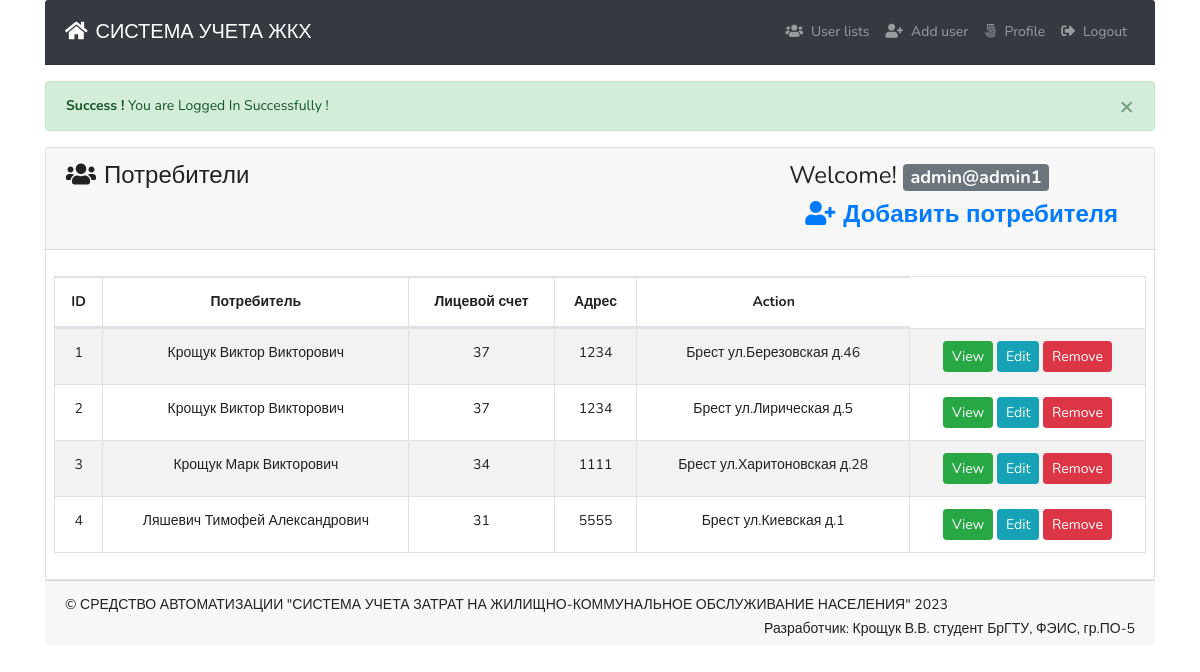
The page /client.php (signed in) on the database its author committed.
### tables this page shows
CREATE TABLE IF NOT EXISTS `tbl_users` (
  `id` int NOT NULL AUTO_INCREMENT,
  `name` varchar(255) DEFAULT NULL,
  `username` varchar(255) DEFAULT NULL,
  `email` varchar(255) DEFAULT NULL,
  `password` varchar(255) DEFAULT NULL,
  `mobile` varchar(25) DEFAULT NULL,
  `roleid` tinyint DEFAULT NULL,
  `isActive` tinyint DEFAULT '0',
  `created_at` timestamp NOT NULL DEFAULT CURRENT_TIMESTAMP,
  `updated_at` timestamp NOT NULL DEFAULT CURRENT_TIMESTAMP,
  PRIMARY KEY (`id`),
  KEY `id` (`id`)
);

### lib/Session.php (called while the page is built, shortened)
<?php
class Session{
  public static function get($key){
    if (isset($_SESSION[$key])) {
      return $_SESSION[$key];
    }else{
      return false;
    }
  }
}

### classes/Users.php (called while the page is built, shortened)
<?php
include 'lib/Database.php';
include_once 'lib/Session.php';
class Users{
  private $db;
  public function __construct(){
    $this->db = new Database();
  }
  public function selectAllClient(){
    $sql = "SELECT
    `сп_потребители`.`Код_потреб`,
    `сп_потребители`.`ФИО_потреб`,
    `tbl_users`.`id`,
    `сп_потребители`.`Лицевой_счет`,
    `сп_адреса_обслуживания`.`Адрес_обслуж`
    FROM `сп_потребители`
    INNER JOIN `сп_адреса_обслуживания` ON `сп_адреса_обслуживания`.`Код_потреб`=`сп_потребители`.`Код_потреб`
    INNER JOIN `tbl_users` ON `сп_потребители`.`id`=`tbl_users`.`id`
    ORDER BY `Код_потреб` ASC;";
    $stmt = $this->db->pdo->prepare($sql);
    $stmt->execute();
    return $stmt->fetchAll(PDO::FETCH_OBJ);
  }
}

### lib/Database.php (called while the page is built, shortened)
<?php
class  Database{
  public $pdo;
  public function __construct(){
    if (!isset($this->pdo)) {
      try {
        $link = new PDO('mysql:host='.DB_HOST.'; dbname='.DB_NAME, DB_USER, DB_PASS);
        $link->setAttribute(PDO::ATTR_ERRMODE, PDO::ERRMODE_EXCEPTION);
        $link->exec("SET CHARACTER SET utf8");
        $this->pdo  =  $link;
      } catch (PDOException $e) {
        die("Connection error...".$e->getMessage());
      }
    }
  }
}

### client.php (the view, shortened to what this page needs)
<?php
include 'inc/header.php';
$logMsg = Session::get('logMsg');
if (isset($logMsg)) {
  echo $logMsg;
}
?>
      <div class="card ">
        <div class="card-header">
          <h3><i class="fas fa-users mr-2"></i>Потребители <span class="float-right">Welcome! <strong>
                  <span class="badge badge-lg badge-secondary text-white">
<?php
$username = Session::get('username');
if (isset($username)) {
  echo $username;
}
 ?>
</span>
<?php
if ( Session::get("roleid") == '1') { ?>
  <a class="nav-link" href="clientAdd.php"><i class="fas fa-user-plus mr-2"></i>Добавить потребителя </span></a>
  <?php } ?>
        </strong></span></h3>
        </div>
        <div class="card-body pr-2 pl-2">
          <table id="example" class="table table-striped table-bordered" style="width:100%">
                  <thead>
                    <tr>
                      <th  class="text-center">ID</th>
                      <th  class="text-center">Потребитель</th>
                      <th  class="text-center">Лицевой счет</th>
                      <th  class="text-center">Адрес</th>
                      <th  width='25%' class="text-center">Action</th>
                    </tr>
                  </thead>
                  <tbody>
                    <?php
                     if ( Session::get("roleid") == '1') {
                      $allUser = $users->selectAllClient();
                      if ($allUser) {
                        $i = 0;
                        foreach ($allUser as  $value) {
                          $i++;
                     ?>
                      <tr class="text-center"
                     <?php if (Session::get("id") == $value->id) {
                        echo "style='background:#d9edf7' ";
                      } ?>
                      >
                        <td><?php echo $i; ?></td>
                        <td><?php echo $value->ФИО_потреб; ?></td>
                        <td><?php echo $value->id; ?></td>
                        <td><?php echo $value->Лицевой_счет; ?></td>
                        <td><?php echo $value->Адрес_обслуж; ?></td>
                        <td>
                          <?php if ( Session::get("roleid") == '1') {?>
                            <a class="btn btn-success btn-sm
                            " href="profile.php?id=<?php echo $value->id;?>">View</a>
                            <a class="btn btn-info btn-sm " href="profile.php?id=<?php echo $value->id;?>">Edit</a>
                            <a onclick="return confirm('Are you sure To Delete ?')" class="btn btn-danger
                    <?php if (Session::get("id") == $value->id) {
                      echo "disabled";
                    } ?>
                             btn-sm " href="?remove=<?php echo $value->id;?>">Remove</a>
                        <?php  }
                         ?>
                        </td>
                      </tr>
                    <?php }}else{ ?>
                      <tr class="text-center">
                      <td>No user availabe now !</td>
                    </tr>
                    <?php }} ?>
                  </tbody>
              </table>
        </div>
      </div>
  <?php
  include 'inc/footer.php';
  ?>

### rows shown on the page
сп_потребители: ФИО_потреб "Крощук Виктор Викторович", id "37", Лицевой_счет "1234", сп_адреса_обслуживания.Адрес_обслуж "Брест ул.Березовская д.46", сп_адреса_обслуживания.Адрес_обслуж "Брест ул.Лирическая д.5"
сп_потребители: ФИО_потреб "Крощук Марк Викторович", id "34", Лицевой_счет "1111", сп_адреса_обслуживания.Адрес_обслуж "Брест ул.Харитоновская д.28"
сп_потребители: ФИО_потреб "Ляшевич Тимофей Александрович", id "31", Лицевой_счет "5555", сп_адреса_обслуживания.Адрес_обслуж "Брест ул.Киевская д.1"

### other values the page prints
$logMsg "× Success ! You are Logged In Successfully !"
$username "admin@admin1"
